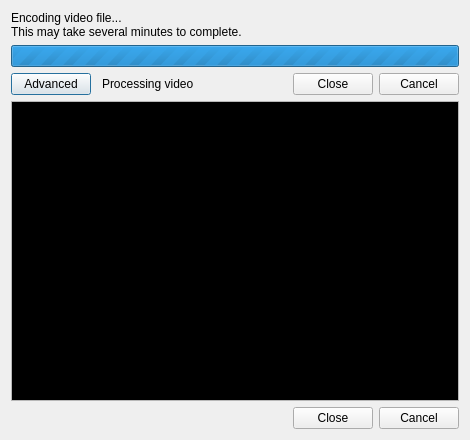
<?xml version="1.0" encoding="UTF-8"?>
<ui version="4.0">
 <class>QEncodingDialog</class>
 <widget class="QDialog" name="QEncodingDialog">
  <property name="geometry">
   <rect>
    <x>0</x>
    <y>0</y>
    <width>470</width>
    <height>429</height>
   </rect>
  </property>
  <property name="minimumSize">
   <size>
    <width>470</width>
    <height>0</height>
   </size>
  </property>
  <property name="windowTitle">
   <string>Video Processing</string>
  </property>
  <property name="windowIcon">
   <iconset resource="3DSEncode.qrc">
    <normaloff>:/images/3ds_icon.png</normaloff>:/images/3ds_icon.png</iconset>
  </property>
  <property name="locale">
   <locale language="English" country="UnitedStates"/>
  </property>
  <layout class="QVBoxLayout" name="verticalLayout">
   <item>
    <widget class="QLabel" name="lblDialogText">
     <property name="text">
      <string>Encoding video file...
This may take several minutes to complete.</string>
     </property>
    </widget>
   </item>
   <item>
    <widget class="QProgressBar" name="pbEncoding">
     <property name="maximum">
      <number>0</number>
     </property>
     <property name="value">
      <number>0</number>
     </property>
    </widget>
   </item>
   <item>
    <layout class="QHBoxLayout" name="hlEncoding">
     <item>
      <widget class="QPushButton" name="btnAdvanced">
       <property name="text">
        <string>Advanced</string>
       </property>
       <property name="checkable">
        <bool>true</bool>
       </property>
       <property name="checked">
        <bool>false</bool>
       </property>
      </widget>
     </item>
     <item>
      <widget class="QLabel" name="lblConvertionStatus">
       <property name="sizePolicy">
        <sizepolicy hsizetype="MinimumExpanding" vsizetype="Preferred">
         <horstretch>0</horstretch>
         <verstretch>0</verstretch>
        </sizepolicy>
       </property>
       <property name="text">
        <string>Processing video</string>
       </property>
       <property name="indent">
        <number>5</number>
       </property>
      </widget>
     </item>
     <item>
      <widget class="QDialogButtonBox" name="bbTop">
       <property name="sizePolicy">
        <sizepolicy hsizetype="Fixed" vsizetype="Fixed">
         <horstretch>0</horstretch>
         <verstretch>0</verstretch>
        </sizepolicy>
       </property>
       <property name="standardButtons">
        <set>QDialogButtonBox::Cancel|QDialogButtonBox::Close</set>
       </property>
      </widget>
     </item>
    </layout>
   </item>
   <item>
    <widget class="QTextEdit" name="txtEncoding">
     <property name="sizePolicy">
      <sizepolicy hsizetype="MinimumExpanding" vsizetype="MinimumExpanding">
       <horstretch>0</horstretch>
       <verstretch>0</verstretch>
      </sizepolicy>
     </property>
     <property name="minimumSize">
      <size>
       <width>0</width>
       <height>300</height>
      </size>
     </property>
     <property name="palette">
      <palette>
       <active>
        <colorrole role="Text">
         <brush brushstyle="SolidPattern">
          <color alpha="255">
           <red>255</red>
           <green>255</green>
           <blue>255</blue>
          </color>
         </brush>
        </colorrole>
        <colorrole role="Base">
         <brush brushstyle="SolidPattern">
          <color alpha="255">
           <red>0</red>
           <green>0</green>
           <blue>0</blue>
          </color>
         </brush>
        </colorrole>
       </active>
       <inactive>
        <colorrole role="Text">
         <brush brushstyle="SolidPattern">
          <color alpha="255">
           <red>255</red>
           <green>255</green>
           <blue>255</blue>
          </color>
         </brush>
        </colorrole>
        <colorrole role="Base">
         <brush brushstyle="SolidPattern">
          <color alpha="255">
           <red>0</red>
           <green>0</green>
           <blue>0</blue>
          </color>
         </brush>
        </colorrole>
       </inactive>
       <disabled>
        <colorrole role="Text">
         <brush brushstyle="SolidPattern">
          <color alpha="255">
           <red>169</red>
           <green>167</green>
           <blue>167</blue>
          </color>
         </brush>
        </colorrole>
        <colorrole role="Base">
         <brush brushstyle="SolidPattern">
          <color alpha="255">
           <red>244</red>
           <green>244</green>
           <blue>244</blue>
          </color>
         </brush>
        </colorrole>
       </disabled>
      </palette>
     </property>
     <property name="font">
      <font>
       <family>Monospace</family>
       <pointsize>10</pointsize>
      </font>
     </property>
     <property name="cursor" stdset="0">
      <cursorShape>IBeamCursor</cursorShape>
     </property>
     <property name="tabChangesFocus">
      <bool>true</bool>
     </property>
     <property name="lineWrapMode">
      <enum>QTextEdit::NoWrap</enum>
     </property>
     <property name="readOnly">
      <bool>true</bool>
     </property>
     <property name="html">
      <string>&lt;!DOCTYPE HTML PUBLIC &quot;-//W3C//DTD HTML 4.0//EN&quot; &quot;http://www.w3.org/TR/REC-html40/strict.dtd&quot;&gt;
&lt;html&gt;&lt;head&gt;&lt;meta name=&quot;qrichtext&quot; content=&quot;1&quot; /&gt;&lt;style type=&quot;text/css&quot;&gt;
p, li { white-space: pre-wrap; }
&lt;/style&gt;&lt;/head&gt;&lt;body style=&quot; font-family:'Monospace'; font-size:10pt; font-weight:400; font-style:normal;&quot;&gt;
&lt;p style=&quot;-qt-paragraph-type:empty; margin-top:0px; margin-bottom:0px; margin-left:0px; margin-right:0px; -qt-block-indent:0; text-indent:0px;&quot;&gt;&lt;/p&gt;&lt;/body&gt;&lt;/html&gt;</string>
     </property>
     <property name="acceptRichText">
      <bool>false</bool>
     </property>
     <property name="textInteractionFlags">
      <set>Qt::TextSelectableByKeyboard|Qt::TextSelectableByMouse</set>
     </property>
    </widget>
   </item>
   <item>
    <widget class="QDialogButtonBox" name="bbBottom">
     <property name="standardButtons">
      <set>QDialogButtonBox::Cancel|QDialogButtonBox::Close</set>
     </property>
     <property name="centerButtons">
      <bool>false</bool>
     </property>
    </widget>
   </item>
  </layout>
 </widget>
 <tabstops>
  <tabstop>bbTop</tabstop>
  <tabstop>btnAdvanced</tabstop>
  <tabstop>txtEncoding</tabstop>
 </tabstops>
 <resources>
  <include location="3DSEncode.qrc"/>
 </resources>
 <connections>
  <connection>
   <sender>bbTop</sender>
   <signal>clicked(QAbstractButton*)</signal>
   <receiver>QEncodingDialog</receiver>
   <slot>reject()</slot>
   <hints>
    <hint type="sourcelabel">
     <x>345</x>
     <y>81</y>
    </hint>
    <hint type="destinationlabel">
     <x>470</x>
     <y>39</y>
    </hint>
   </hints>
  </connection>
  <connection>
   <sender>bbBottom</sender>
   <signal>clicked(QAbstractButton*)</signal>
   <receiver>QEncodingDialog</receiver>
   <slot>reject()</slot>
   <hints>
    <hint type="sourcelabel">
     <x>362</x>
     <y>411</y>
    </hint>
    <hint type="destinationlabel">
     <x>468</x>
     <y>389</y>
    </hint>
   </hints>
  </connection>
 </connections>
</ui>
